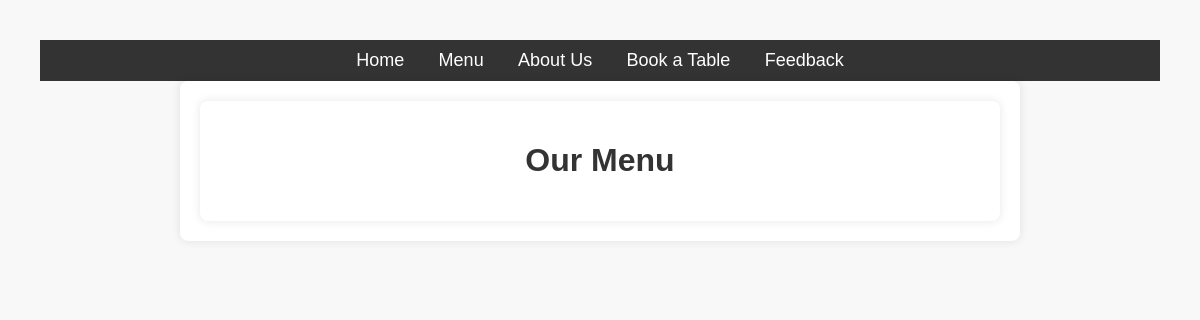
The page /restaurant_app/menu/ on the database as committed earlier.
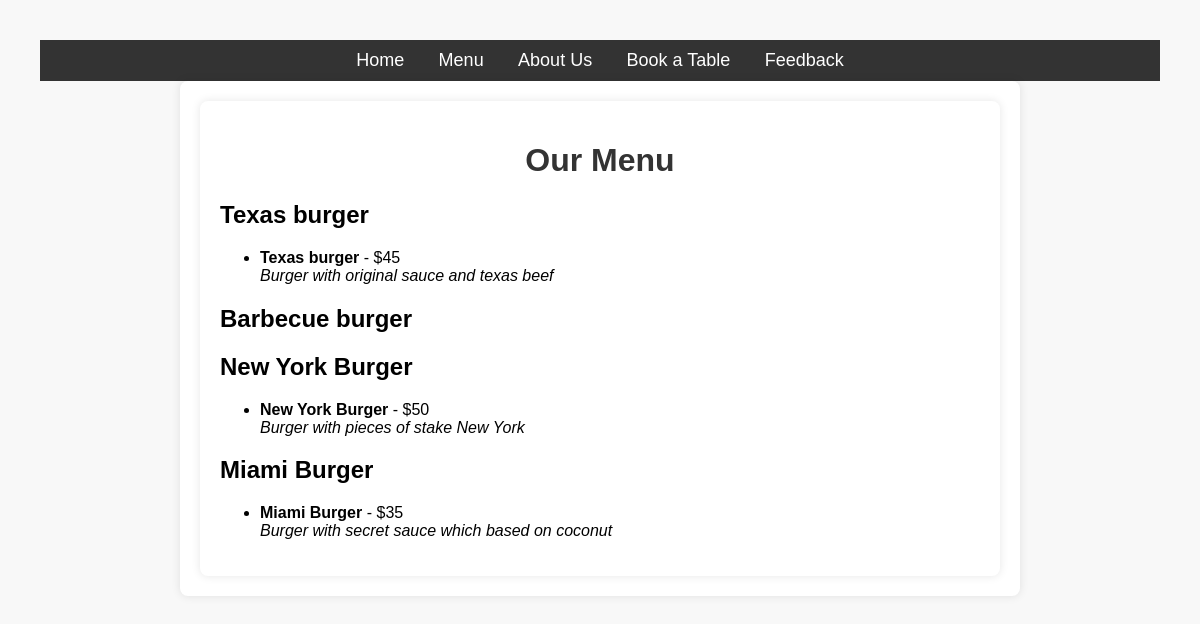
The same page on the database as committed later.
### restaurant_app/models.py (models this page shows, shortened)
class Position(models.Model):
    position_name = models.CharField(max_length=15)

class PositionList(models.Model):
    position_name = models.CharField(max_length=40)
    description = models.TextField(blank=False)
    price = models.IntegerField()
    category = models.ForeignKey(Position, related_name='name', on_delete=models.CASCADE)
    chef = models.ForeignKey('Chef', related_name='positions', on_delete=models.CASCADE)

### restaurant_app/views.py (the view)
# urls.py: path("menu/", menu, name="menu"),
def menu(request):
    positions = Position.objects.all()
    menu_items = PositionList.objects.all()
    context = {
        'positions': positions,
        'menu_items': menu_items,
    }
    return render(request, 'restaurant_app/menu.html', context)

### templates/restaurant_app/menu.html (shortened to what this page needs)
{% extends 'base.html' %}
{% block content %}
<div class="container">
    <h1>Our Menu</h1>
    {% for position in positions %}
        <h2>{{ position.position_name }}</h2>
        <ul>
            {% for item in menu_items %}
                {% if item.category == position %}
                    <li>
                        <strong>{{ item.position_name }}</strong> - ${{ item.price }}<br>
                        <em>{{ item.description }}</em>
                    </li>
                {% endif %}
            {% endfor %}
        </ul>
    {% endfor %}
</div>
{% endblock %}

Rows that differ between the two databases and show on the page:
added Position: position_name "Texas burger"
added PositionList: position_name "Texas burger", price "45", description "Burger with original sauce and texas beef"
added Position: position_name "Barbecue burger"
added Position: position_name "New York Burger"
added PositionList: position_name "New York Burger", price "50", description "Burger with pieces of stake New York"
added Position: position_name "Miami Burger"
added PositionList: position_name "Miami Burger", price "35", description "Burger with secret sauce which based on coconut"
